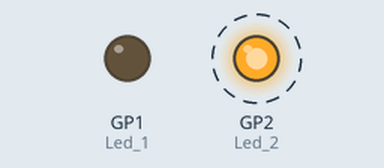
This program was run on a simulated Raspberry Pi Pico running MicroPython. On the bench: output pins drawn as LEDs (lit = HIGH). Dashed ring = blinking. Threads take turns every 2 ms.

Above: at 0.5 s.
Timing chart, 0 to 4.6 s (numbered marks = the images above):
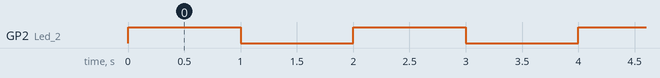

Measured:
- by itself, GP2 (Led_2): alternates HIGH for 1.0 s and LOW for 1.0 s

The program:

Pico_Multithreading.py
```python
import _thread
import machine
import time

#Function to blink LED 1
def Led1():
    global lock
    while True:
        lock.acquire()
        #Turn led_1 ON
        Led_1.on()
        #Delay for 1 second
        time.sleep(1)
        #Turn led_1 OFF
        Led_1.off()
        #Delay for 1 second
        time.sleep(1)
        lock.release()

def Led2():
    global lock
    while True:
        #Turn led_2 ON
        lock.acquire()
        Led_2.on()
        #Delay for 1 second
        time.sleep(1)
        #Turn led_2 OFF
        Led_2.off()
        #Delay for 1 second
        time.sleep(1)
        lock.release()

#Create a lock for suncronizing Tasks
lock=_thread.allocate_lock()
#Create two led objects
Led_1=machine.Pin(1,machine.Pin.OUT)
Led_2 =machine.Pin(2,machine.Pin.OUT)
#create a thread that will run on core 0
Thread1=_thread.start_new_thread(Led1,())
#The below code runs on core 1
Led2()
```
